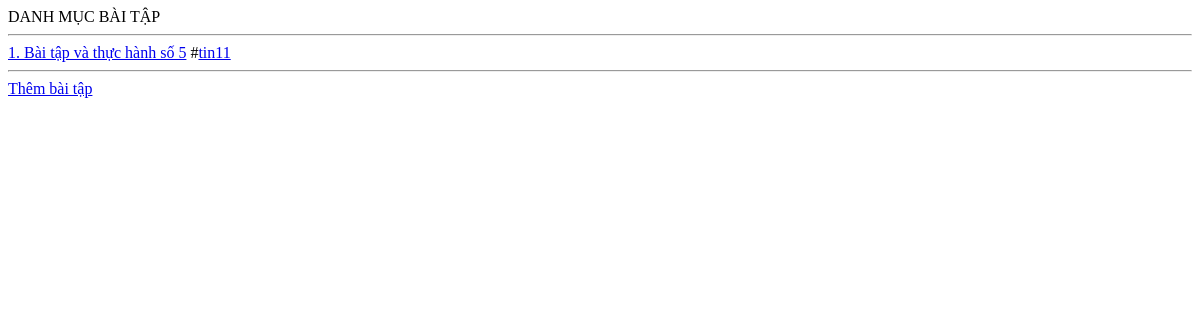
The app's page /qli/soanbt.php, older data.
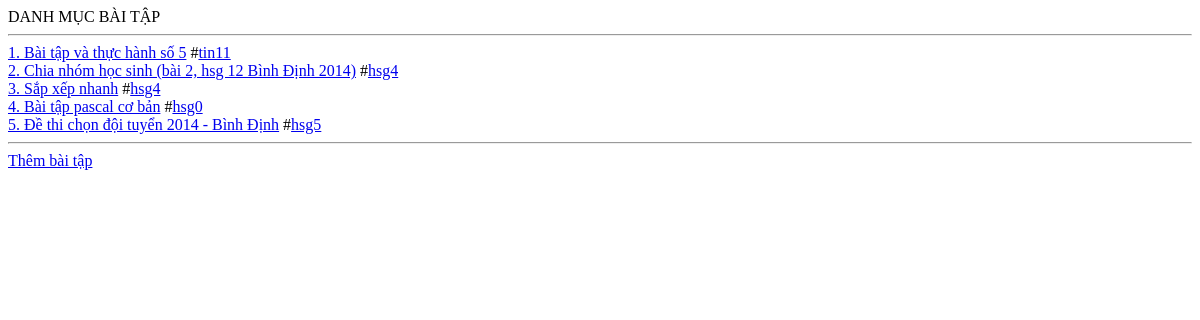
The same page, newer data.
### tables this page shows
CREATE TABLE IF NOT EXISTS `th_baitap` (
  `maso` int(10) unsigned NOT NULL AUTO_INCREMENT,
  `mamuc` varchar(10) NOT NULL,
  `tieude` varchar(100) NOT NULL,
  `noidung` text NOT NULL,
  `nopbai` tinyint(4) NOT NULL DEFAULT '1',
  `ngaylam` datetime NOT NULL,
  PRIMARY KEY (`maso`)
);

### qli/soanbt.php (the view, shortened to what this page needs)
<?php
echo "<html><head><title>Quản lí bài tập</title><script src='ckeditor/ckeditor.js'></script></head><body>";
if (isset($_GET['act'])) {
	$act = $_GET['act'];
	if ($act=="add") {
		echo "THÊM BÀI TẬP <hr/>";
		if (isset($_POST['addnew'])) {
			$tieude = mysql_real_escape_string($_POST['tieude']);
			$muc = ($_POST['muc']);
			$noidung = mysql_real_escape_string($_POST['noidung']);
			themdebai($tieude,$muc,$noidung);
			redirect("?",4);
		} else {
			echo "<form action='?act=add' method='post'>";
			echo "Tiêu đề <input name='tieude' type='text' size='100'><br/>";
			echo "Mục <input name='muc' type='text' value='".(isset($_GET['muc'])?$_GET['muc']:"")."' ><br/>";
			echo "Nội dung <textarea name='noidung' class='ckeditor' rows='9' cols='70'></textarea><br/>";
			echo "<input type ='submit' name='addnew' value='Thêm vào'>";
			echo "</form>";
		}
	} else if ($act=="edit") {
		if (!isset($_GET['id'])) {
			redirect("?");
		}
		$bai = intval($_GET['id']);
		echo "SỬA BÀI TẬP <hr/>";
		if (isset($_POST['save'])) {
			$tieude = mysql_real_escape_string($_POST['tieude']);
			$muc = ($_POST['muc']);
			$noidung = mysql_real_escape_string($_POST['noidung']);
			capnhatdebai($bai,$tieude,$muc,$noidung);
			redirect("?",4);
		} else {
			suadebai($bai);
		}
	} else if ($act=="delete") {
		if (isset($_GET['id'])) xoadebai($_GET['id']);
		redirect("?",4);
	} else {
		if (isset($_GET['id'])) {
			echo "BÀI TẬP<hr/>";
			xemdebai($_GET['id']);
		} else if (isset($_GET['muc'])) {
			lietketheomuc($_GET['muc']);
		} else {
			if (isset($_GET['page'])) $page = intval($_GET['page']);
			else $page=1;
			if (isset($_GET['tren1page'])) $tren1page = intval($_GET['tren1page']);
			else $tren1page=0;
			if ($tren1page<20) $tren1page=20;
			lietkedebai($page,$tren1page);
		}
	}
}
else {
	lietkedebai();
}
echo "</body></html>";
function lietkedebai($trang=1,$sl1trang=30){
	echo "DANH MỤC BÀI TẬP <hr/>";
	$sql="select * from th_baitap limit ".($trang-1)*$sl1trang.",$sl1trang";
	$result = mysql_query($sql) or die(mysql_error());
	if (mysql_num_rows($result)) {
		while ($data = mysql_fetch_array($result)){
			echo "<a href='?act=view&id=".$data['maso']."'>".$data['maso'].". ".$data['tieude']."</a> #<a href='?act=view&muc=".$data['mamuc']."'>".$data['mamuc']."</a><br/>\n";
		}
	} else {
		echo "Không có bài tập nào";
	}
	echo "<hr/>";
	echo "<a href='?act=add'>Thêm bài tập</a>";
}
?>

Row changes from the older to the newer data that the page shows:
added th_baitap: maso "2", tieude "Chia nhóm học sinh (bài 2, hsg 12 Bình Định 2014)", mamuc "hsg4"
added th_baitap: maso "3", tieude "Sắp xếp nhanh", mamuc "hsg4"
added th_baitap: maso "4", tieude "Bài tập pascal cơ bản", mamuc "hsg0"
added th_baitap: maso "5", tieude "Đề thi chọn đội tuyển 2014 - Bình Định", mamuc "hsg5"
